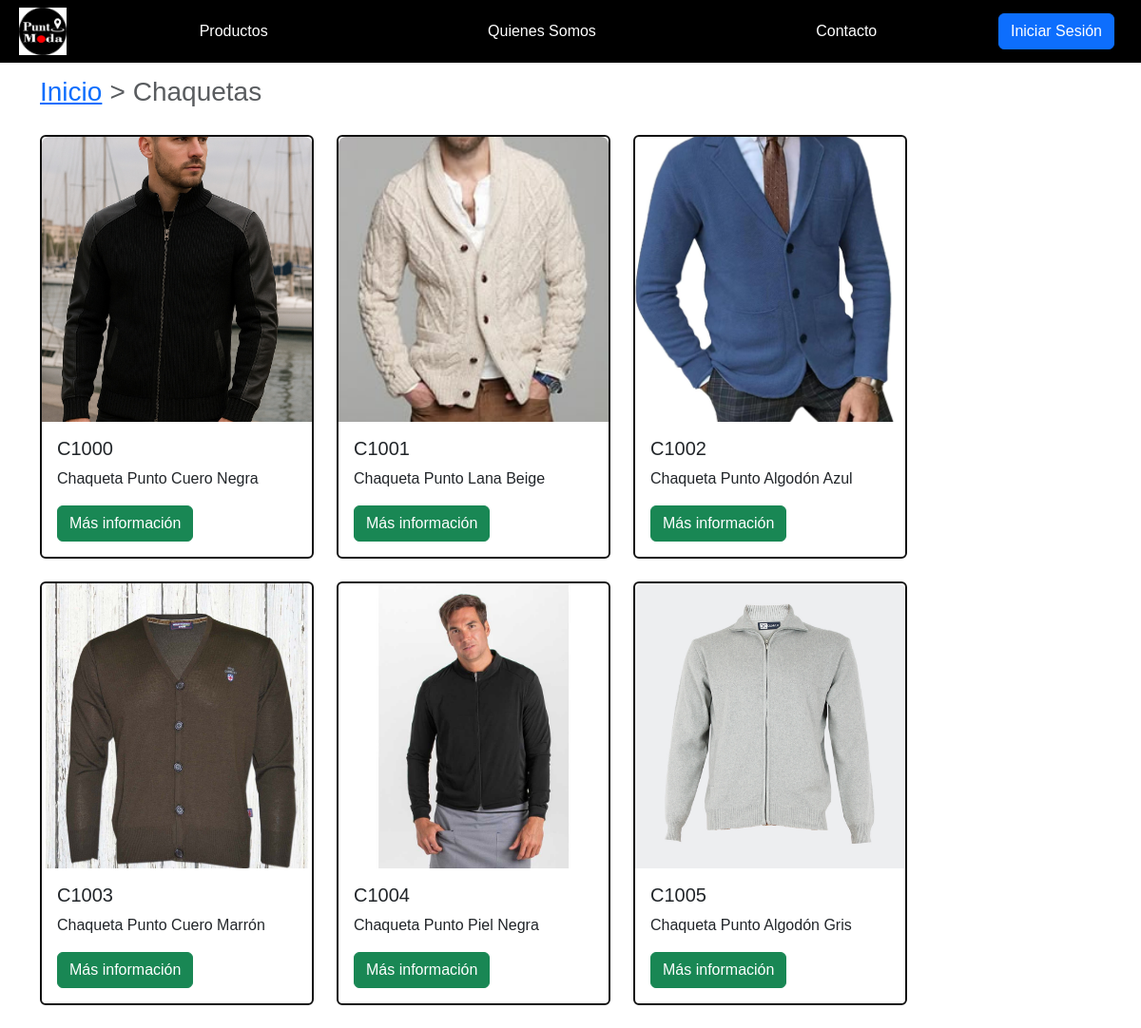
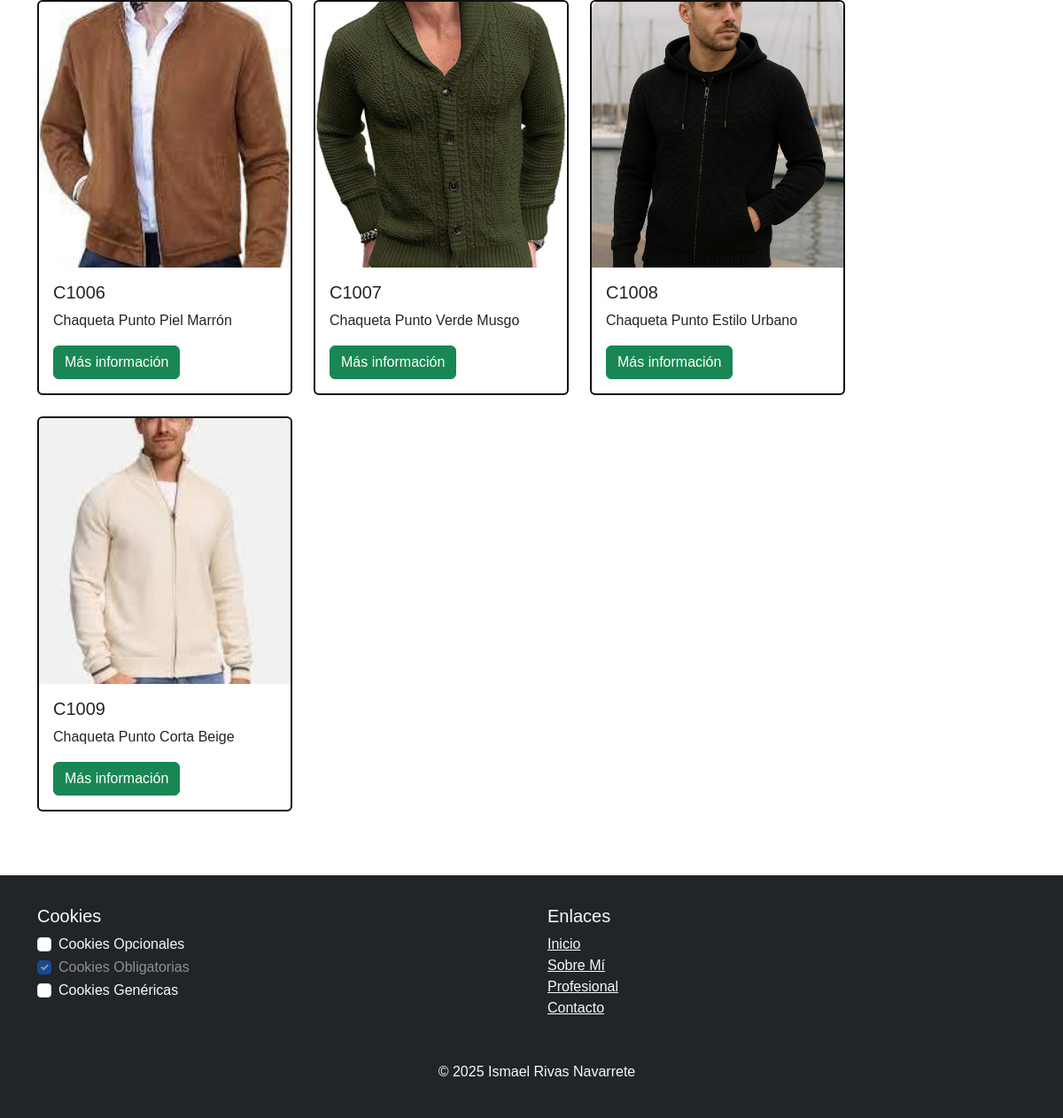
Page /chaquetas.php on the committed database (2 pictures, top to bottom).
### tables this page shows
CREATE TABLE IF NOT EXISTS Productos (
    cod_producto CHAR(5) PRIMARY KEY,
    nombre VARCHAR(40) NOT NULL,
    modelo MEDIUMINT NOT NULL,
    descripcion TEXT,
    imagen VARCHAR(255),
    CIF VARCHAR(9) NOT NULL, 
    FOREIGN KEY (CIF) REFERENCES Proveedores(CIF) ON UPDATE CASCADE ON DELETE RESTRICT
);

### www/chaquetas.php (the view, shortened to what this page needs)
<?php
$conexionBaseDatos = Conexion::conexionBD();
$busqueda = 'C%';
$consultaProducto = $conexionBaseDatos->prepare("SELECT * FROM Productos WHERE cod_producto like ?");
$consultaProducto->bind_param("s", $busqueda);
$consultaProducto->execute();
$resultado = $consultaProducto->get_result();
?>
<!DOCTYPE html>
<html lang="es">
<head>
    <link rel="stylesheet" href="https://cdn.jsdelivr.net/npm/bootstrap@5.3.0/dist/css/bootstrap.min.css">
    <link rel="stylesheet" href="css/styles.css">
</head>
<body>
    <?php include 'php/navbar.php'; ?>
    <main class="container">
        <nav style="--bs-breadcrumb-divider: '>';" aria-label="breadcrumb">
            <ol class="breadcrumb">
                <li class="breadcrumb-item"><a href="index.php">Inicio</a></li>
                <li class="breadcrumb-item active" aria-current="page">Chaquetas</li>
            </ol>
        </nav>
        <div class="d-flex flex-wrap gap-4 justify-content-start my-4">
            <?php while ($producto = $resultado->fetch_assoc()) {
                $identificadorModal = "modal_" . htmlspecialchars($producto['cod_producto']);
            ?>
                <div class="card" style="width: 18rem;">
                    <img src="<?php echo htmlspecialchars($producto['imagen']); ?>" class="card-img-top" alt="Imagen del producto">
                    <div class="card-body">
                        <h5 class="card-title"><?php echo htmlspecialchars($producto['cod_producto']); ?></h5>
                        <p class="card-text"><?php echo htmlspecialchars($producto['nombre']); ?></p>
                        <button class="btn btn-success" data-bs-toggle="modal" data-bs-target="#<?php echo $identificadorModal; ?>">
                            Más información
                        </button>
                    </div>
                </div>
            <?php } ?>
        </div>
    </main>
    <?php include 'php/footer.php'; ?>
</body>
</html>

### www/php/navbar.php (shortened to what this page needs)
<nav class="navbar navbar-expand-lg navbar-dark">
    <div class="container-fluid d-flex align-items-center">
        <a href="index.php"><img src="imagenes/logo.png" class="navbar-logo ms-2 mt-2" alt="logo"></a>
        <div class="collapse navbar-collapse" id="barraNavegacion">
            <ul class="navbar-nav ms-auto">
                <li id="productos" class="nav-item ms-2 mt-2 position-relative"><a class="nav-link" href="#">Productos</a>
                </li>
                <li class="nav-item ms-2 mt-2"><a class="nav-link" href="quienesSomos.php">Quienes Somos</a></li>
                <li class="nav-item ms-2 mt-2"><a class="nav-link" href="contacto.php">Contacto</a></li>
            </ul>
        </div>
        <div class="ms-3 me-3 mt-2">
            <?php if (isset($_SESSION['usuario'])) { ?>
                <div class="dropdown">
                    <a class="btn btn-outline-light dropdown-toggle d-flex align-items-center" href="#" role="button" id="perfilDropdown" data-bs-toggle="dropdown" aria-expanded="false">
                        <img src="imagenes/emoticono.jpg" alt="Perfil" class="rounded-circle me-2" width="32" height="32">
                        <span><?php echo htmlspecialchars($_SESSION['usuario']); ?></span>
                    </a>
                    <ul class="dropdown-menu dropdown-menu-end" aria-labelledby="perfilDropdown">
                        <li><a class="dropdown-item text-danger" href="php/logout.php">Cerrar sesión</a></li>
                    </ul>
                </div>
            <?php  } else { ?>
                <a href="php/login.php">
                    <button type="button" class="btn btn-primary">Iniciar Sesión</button>
                </a>
            <?php } ?>
        </div>
    </div>
</nav>

### www/php/footer.php
<footer class="bg-dark text-light py-4 mt-5">
    <div class="container">
        <div class="row">
            <div class="col-md-6 mb-3">
                <h5>Cookies</h5>
                <ul class="list-unstyled">
                    <li>
                        <div class="form-check">
                            <input class="form-check-input" type="checkbox" id="cookiesOpcionales">
                            <label class="form-check-label" for="cookiesOpcionales">
                                Cookies Opcionales
                            </label>
                        </div>
                    </li>
                    <li>
                        <div class="form-check">
                            <input class="form-check-input" type="checkbox" id="cookiesObligatorias" disabled checked>
                            <label class="form-check-label" for="cookiesObligatorias">
                                Cookies Obligatorias
                            </label>
                        </div>
                    </li>
                    <li>
                        <div class="form-check">
                            <input class="form-check-input" type="checkbox" id="cookiesGenericas">
                            <label class="form-check-label" for="cookiesGenericas">
                                Cookies Genéricas
                            </label>
                        </div>
                    </li>
                </ul>
            </div>
            <div class="col-md-6 mb-3">
                <h5>Enlaces</h5>
                <ul class="list-unstyled">
                    <li><a href="index.php" class="text-light">Inicio</a></li>
                    <li><a href="sobreti.html" class="text-light">Sobre Mí</a></li>
                    <li><a href="profesional.html" class="text-light">Profesional</a></li>
                    <li><a href="contacto.html" class="text-light">Contacto</a></li>
                </ul>
            </div>
        </div>
        <div class="text-center mt-3">
            <p>&copy; 2025 Ismael Rivas Navarrete</p>
        </div>
    </div>
</footer>

### www/css/styles.css (style rules this page uses)
html, body { height: 100%; margin: 0; padding: 0; }
body { display: flex; flex-direction: column; font-family: Arial, sans-serif; }
.navbar { background-color: black; margin-top: 0; padding-top: 0; }
.navbar-logo { max-height: 50px; width: auto; margin-right: 20px; }
.navbar-dark .navbar-nav .nav-link { color: white; margin: 0 15px; }
.navbar-nav { width: 100%; display: flex; justify-content: space-around; }
main { flex: 1; }
.container { margin-top: 10px; padding-right: 0 !important; }
#productos { position: relative; }
.breadcrumb { font-size: 1.75rem; }
.card { border: 2px solid #111 }
.card-img-top { width: 100%; height: 300px; object-fit: cover; border-radius: 8px 8px 0 0; }

### rows in the picture
productos: imagen (picture), cod_producto "C1000", nombre "Chaqueta Punto Cuero Negra"
productos: imagen (picture), cod_producto "C1001", nombre "Chaqueta Punto Lana Beige"
productos: imagen (picture), cod_producto "C1002", nombre "Chaqueta Punto Algodón Azul"
productos: imagen (picture), cod_producto "C1003", nombre "Chaqueta Punto Cuero Marrón"
productos: imagen (picture), cod_producto "C1004", nombre "Chaqueta Punto Piel Negra"
productos: imagen (picture), cod_producto "C1005", nombre "Chaqueta Punto Algodón Gris"
productos: imagen (picture), cod_producto "C1006", nombre "Chaqueta Punto Piel Marrón"
productos: imagen (picture), cod_producto "C1007", nombre "Chaqueta Punto Verde Musgo"
productos: imagen (picture), cod_producto "C1008", nombre "Chaqueta Punto Estilo Urbano"
productos: imagen (picture), cod_producto "C1009", nombre "Chaqueta Punto Corta Beige"
